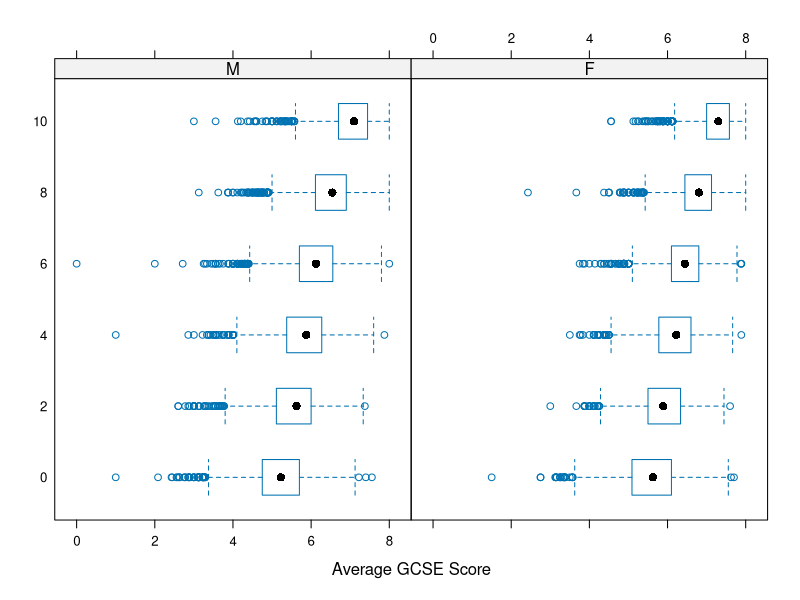
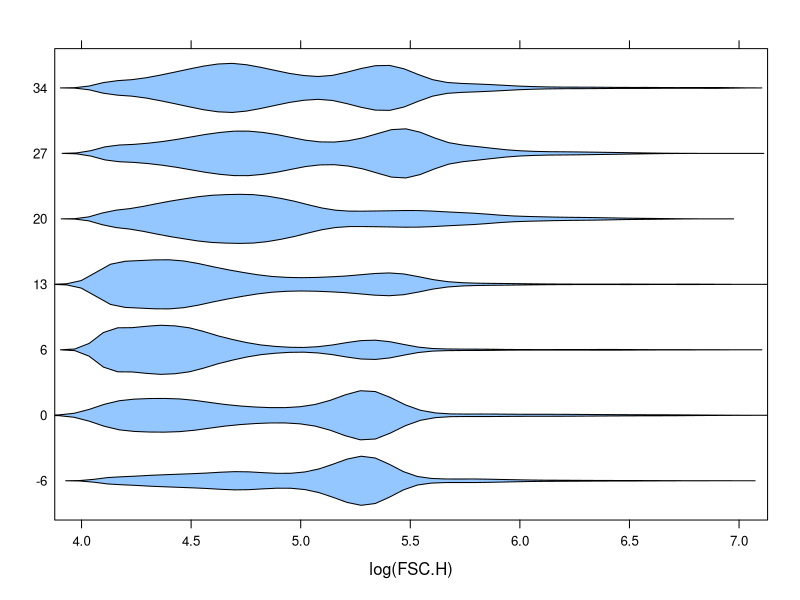

These charts were generated, in order, by the following R code: (Note: this script raises an error after producing the figures.)
library(lattice)
library(latticeExtra)

data(Chem97, package = "mlmRev")
bwplot(factor(score) ~ gcsescore | gender, data=Chem97, xlab="Average GCSE Score")

clusterBoy <- read.csv("postCountByForumDateandPerson.csv")
clusterBoy[order(clusterBoy$PostDate),]

bwplot(Days ~ log(FSC.H), gvhd10, panel=panel.violin, box.ratio=3)

bwplot(PostDate | threadID, clusterBoy, panel=panel.violin, box.ration=3)
